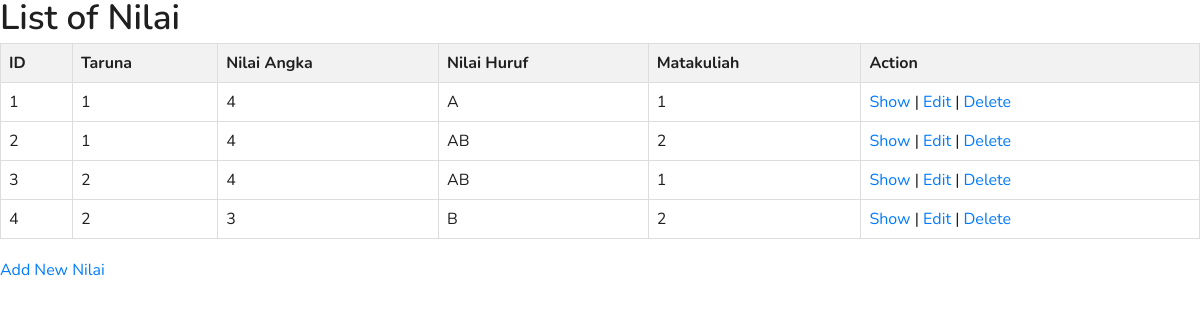
/index.php/nilai, run on an earlier commit of the app's database.
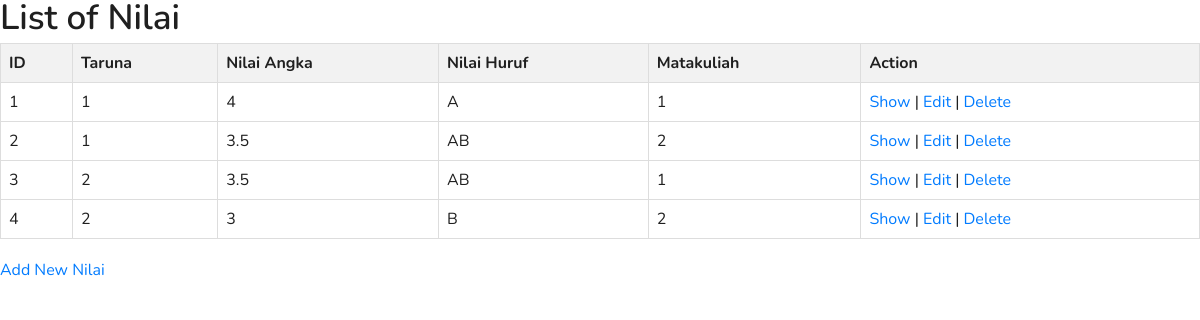
And on a later commit of the database.
### tables this page shows
CREATE TABLE Nilai(
    ID INT AUTO_INCREMENT,
    Taruna INT,
    Nilai_Angka FLOAT,
    Nilai_Huruf VARCHAR(255),
    Matakuliah INT,
    PRIMARY KEY(ID),
    FOREIGN KEY (Taruna) REFERENCES Taruna(ID),
    FOREIGN KEY (Matakuliah) REFERENCES Matakuliah(ID)
);

### application/controllers/Nilai.php (called while the page is built, shortened)
<?php
class Nilai extends CI_Controller {
    public function __construct() {
        $this->load->model('NilaiModel');
        $this->load->model('TarunaModel');
        $this->load->model('MatakuliahModel');
        $this->load->library('form_validation');
    }
    public function index() {
        $data['nilai'] = $this->NilaiModel->get_all_nilai();
        $this->load->view('nilai/index', $data);
    }
}

### index.php (called while the page is built, shortened)
<?php
require_once BASEPATH.'core/CodeIgniter.php';

### application/models/NilaiModel.php (called while the page is built, shortened)
<?php
class NilaiModel extends CI_Model {
    public function get_all_nilai() {
        $query = $this->db->get('Nilai');
        return $query->result();
    }
}

### application/views/nilai/index.php (the view)
<?php $this->load->view('header'); ?>
<h2>List of Nilai</h2>
<table>
    <thead>
        <tr>
            <th>ID</th>
            <th>Taruna</th>
            <th>Nilai Angka</th>
            <th>Nilai Huruf</th>
            <th>Matakuliah</th>
            <th>Action</th>
        </tr>
    </thead>
    <tbody>
        <?php foreach ($nilai as $n): ?>
        <tr>
            <td><?php echo $n->ID; ?></td>
            <td><?php echo $n->Taruna; ?></td>
            <td><?php echo $n->Nilai_Angka; ?></td>
            <td><?php echo $n->Nilai_Huruf; ?></td>
            <td><?php echo $n->Matakuliah; ?></td>
            <td>
                <a href="<?php echo base_url('nilai/show/' . $n->ID); ?>">Show</a> |
                <a href="<?php echo base_url('nilai/edit/' . $n->ID); ?>">Edit</a> |
                <a href="<?php echo base_url('nilai/delete/' . $n->ID); ?>">Delete</a>
            </td>
        </tr>
        <?php endforeach; ?>
    </tbody>
</table>
<a href="<?php echo base_url('nilai/create'); ?>">Add New Nilai</a>
<?php $this->load->view('footer'); ?>

### application/views/header.php (shortened to what this page needs)
<!DOCTYPE html>
<html lang="en">
<head>
  <link rel="stylesheet" href="<?php echo base_url('skydash/vendors/feather/feather.css'); ?>">
  <link rel="stylesheet" href="<?php echo base_url('skydash/vendors/ti-icons/css/themify-icons.css'); ?>">
  <link rel="stylesheet" href="<?php echo base_url('skydash/vendors/css/vendor.bundle.base.css'); ?>">
  <link rel="stylesheet" href="<?php echo base_url('skydash/vendors/datatables.net-bs4/dataTables.bootstrap4.css'); ?>">
  <link rel="stylesheet" href="<?php echo base_url('skydash/vendors/ti-icons/css/themify-icons.css'); ?>">
  <link rel="stylesheet" type="text/css" href="<?php echo base_url('skydash/js/select.dataTables.min.css'); ?>">
  <link rel="stylesheet" href="<?php echo base_url('skydash/css/vertical-layout-light/style.css'); ?>">
</head>
<body>

### application/views/footer.php (shortened to what this page needs)
</body>
</html>

### application/views/header.php (style rules this page uses)
table { width: 100%; border-collapse: collapse; margin-bottom: 20px; }
table, th, td { border: 1px solid #ddd; }
th, td { text-align: left; padding: 8px; }
th { background-color: #f2f2f2; }

What changed in the data, as far as the page shows it:
changed nilai id 2: Nilai_Angka "4" → "3.5"
changed nilai id 3: Nilai_Angka "4" → "3.5"
